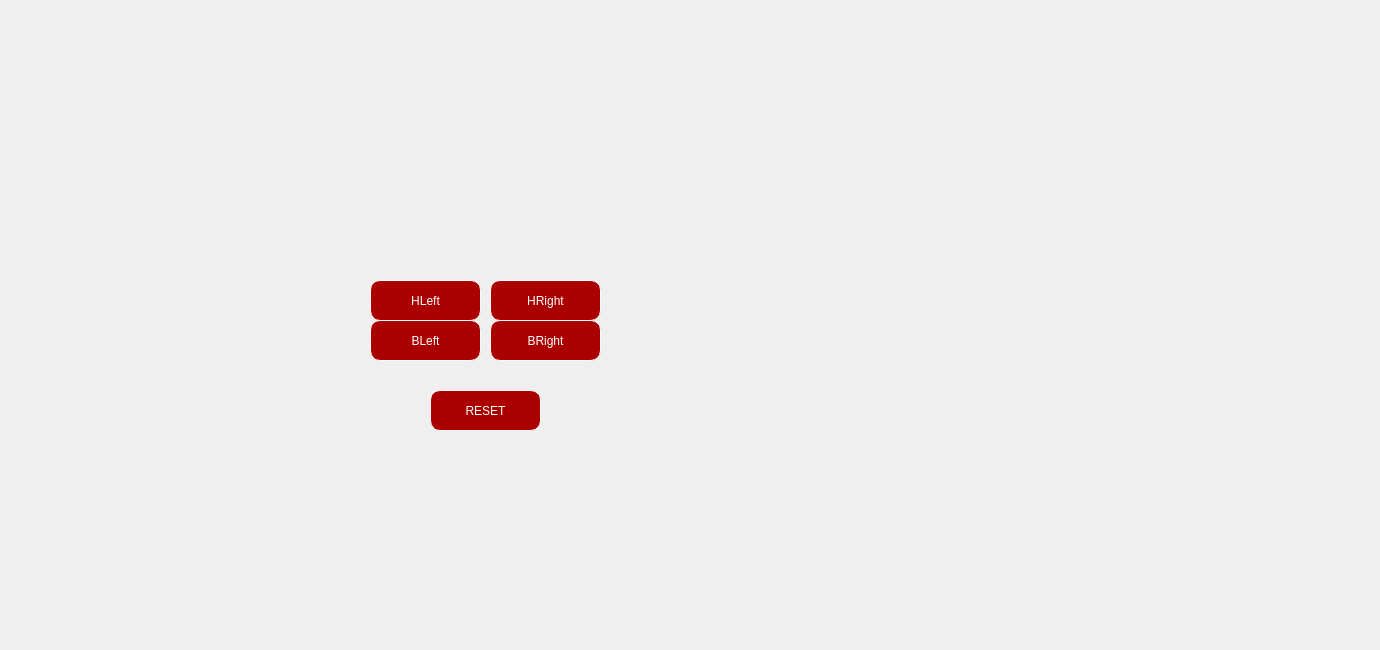
    <widget class="QWidget" name="tab_6">
     <attribute name="title">
      <string>LOGO PLACEMENT</string>
     </attribute>
     <widget class="QLabel" name="label_27">
      <property name="geometry">
       <rect>
        <x>-220</x>
        <y>-30</y>
        <width>1371</width>
        <height>641</height>
       </rect>
      </property>
      <property name="styleSheet">
       <string notr="true">image: url(:/new/prefix1/ah.png);</string>
      </property>
      <property name="text">
       <string/>
      </property>
     </widget>
     <widget class="QPushButton" name="logo1_2">
      <property name="geometry">
       <rect>
        <x>370</x>
        <y>280</y>
        <width>111</width>
        <height>41</height>
       </rect>
      </property>
      <property name="styleSheet">
       <string notr="true">QPushButton{
background-color: rgb(170, 0, 0);
border :1px solid rgb(255, 255, 255);
border-radius :10px;
color: #FFF;
padding-left: 20px;
padding-right:20px;

}

QPushButton::hover{
	font: 81 10pt &quot;Rockwell Extra Bold&quot;;
color:white;
border-radius:15px;
background:#45a8ff;

}</string>
      </property>
      <property name="text">
       <string>HLeft</string>
      </property>
     </widget>
     <widget class="QPushButton" name="logo2">
      <property name="geometry">
       <rect>
        <x>490</x>
        <y>320</y>
        <width>111</width>
        <height>41</height>
       </rect>
      </property>
      <property name="styleSheet">
       <string notr="true">QPushButton{
background-color: rgb(170, 0, 0);
border :1px solid rgb(255, 255, 255);
border-radius :10px;
color: #FFF;
padding-left: 20px;
padding-right:20px;

}

QPushButton::hover{
	font: 81 10pt &quot;Rockwell Extra Bold&quot;;
color:white;
border-radius:15px;
background:#45a8ff;

}</string>
      </property>
      <property name="text">
       <string>BRight</string>
      </property>
     </widget>
     <widget class="QPushButton" name="logo2_2">
      <property name="geometry">
       <rect>
        <x>370</x>
        <y>320</y>
        <width>111</width>
        <height>41</height>
       </rect>
      </property>
      <property name="styleSheet">
       <string notr="true">QPushButton{
background-color: rgb(170, 0, 0);
border :1px solid rgb(255, 255, 255);
border-radius :10px;
color: #FFF;
padding-left: 20px;
padding-right:20px;

}

QPushButton::hover{
	font: 81 10pt &quot;Rockwell Extra Bold&quot;;
color:white;
border-radius:15px;
background:#45a8ff;

}</string>
      </property>
      <property name="text">
       <string>BLeft</string>
      </property>
     </widget>
     <widget class="QPushButton" name="logo2_3">
      <property name="geometry">
       <rect>
        <x>490</x>
        <y>280</y>
        <width>111</width>
        <height>41</height>
       </rect>
      </property>
      <property name="styleSheet">
       <string notr="true">QPushButton{
background-color: rgb(170, 0, 0);
border :1px solid rgb(255, 255, 255);
border-radius :10px;
color: #FFF;
padding-left: 20px;
padding-right:20px;

}

QPushButton::hover{
	font: 81 10pt &quot;Rockwell Extra Bold&quot;;
color:white;
border-radius:15px;
background:#45a8ff;

}</string>
      </property>
      <property name="text">
       <string>HRight</string>
      </property>
     </widget>
     <widget class="QPushButton" name="reset">
      <property name="geometry">
       <rect>
        <x>430</x>
        <y>390</y>
        <width>111</width>
        <height>41</height>
       </rect>
      </property>
      <property name="styleSheet">
       <string notr="true">QPushButton{
background-color: rgb(170, 0, 0);
border :1px solid rgb(255, 255, 255);
border-radius :10px;
color: #FFF;
padding-left: 20px;
padding-right:20px;

}

QPushButton::hover{
	font: 81 10pt &quot;Rockwell Extra Bold&quot;;
color:white;
border-radius:15px;
background:#45a8ff;

}</string>
      </property>
      <property name="text">
       <string>RESET</string>
      </property>
     </widget>
    </widget>
